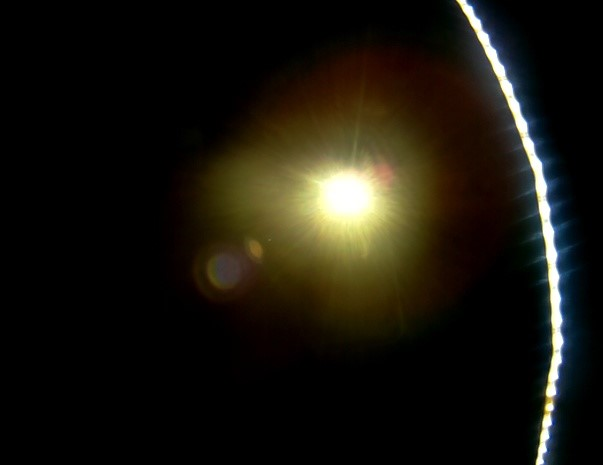
#> input picture ZenSat/Images/capture_1.jpg, 603 x 465 px, found by its file name
$ python main.py
#> lines starting #> are read from the running program, lines starting #| are printed output that depends on the picture; after the words box and inside, x2 and y2 are one past the last pixel; in counts of white or black regions, pixels touching at a corner belong together
# This code was used in the national competitions of cubesats CubeDesign,
# National Institute of Space Research, and is from authorship of Tiago
# Bachiega de Almeida and Zenith Aerospace - EESC.
#
# It receives an image of a representation of the Sun and of the Horizon Line,
# taken in a simulated environment and processes the image trying to detect how
# far the CubeSat is from pointing the Sun and the center of the line segment of
# the Horizon Line captured by the picamera.
#
# It's intended to be used in a Raspberry Pi

import cv2
import numpy as np

# Reads the image
img = cv2.imread('capture_1.jpg')
#> img is the input picture: shape (465, 603, 3); mean B, G, R 13.9, 22.1, 25.1

# Resizes the image in order to boost the processing
img_shape = img.shape
#> img_shape = (465, 603, 3)
img_center_x = img_shape[1]/2
#> img_center_x = 301.5
img_center_y = img_shape[0]/2
#> img_center_y = 232.5

# Opening angle of the picamera
cam_angle = 160

# Output file
output_file = open("adc_cv.dat", "w")

# BGR to grayscale
imgGray = cv2.cvtColor(img, cv2.COLOR_BGR2GRAY)
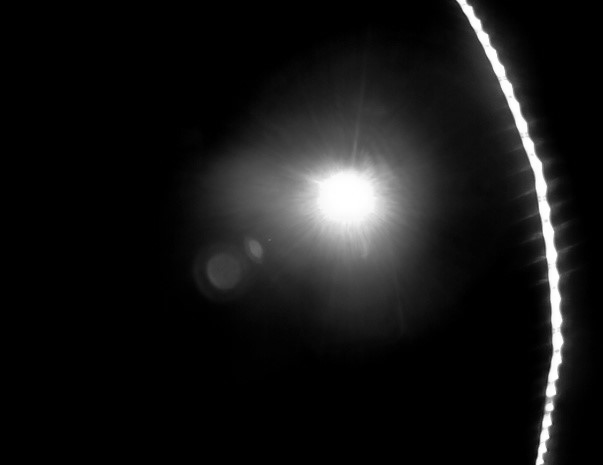
#> imgGray: shape (465, 603); min 0, max 255, mean 22

# Finds the image contours
edges = cv2.Canny(imgGray,50,150,apertureSize = 3)
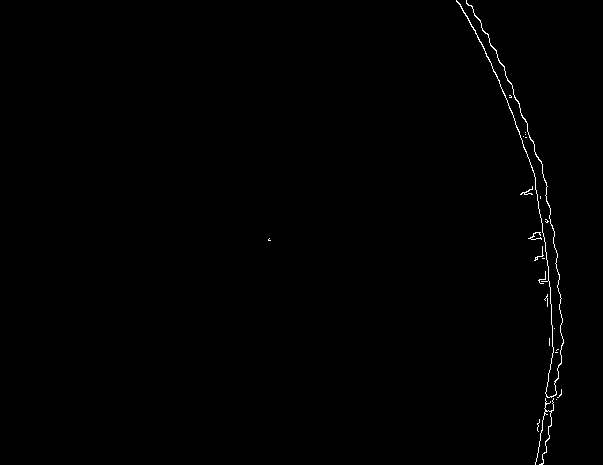
#> edges: shape (465, 603); 0.47% white in thin lines or dots, all inside (x1, y1, x2, y2) = (268, 0, 564, 465)

# Finds the lines in the image
lines = cv2.HoughLines(edges,1,np.pi/180,10)
#> lines = 794 rows, first 8: [-442, 2.79], [-505, 3], [-437, 2.78], [-516, 3.04], [-408, 2.67], [-422, 2.72], [-432, 2.76], [-404, 2.65]

# Lines processing
if lines is not None:
    for rho,theta in lines[0]:

        a = np.cos(theta)
        b = np.sin(theta)
        x0 = a*rho
        y0 = b*rho
        x1 = int(x0 + 1000*(-b))
        y1 = int(y0 + 1000*(a))
        x2 = int(x0 - 1000*(-b))
        y2 = int(y0 - 1000*(a))

        # Limits the line length to
        # find it's center
        if x1 < 0:
            x1 = 0
            y1 = int(rho/b)
        if y1 < 0:
            y1 = 0
            x1 = int(rho/a)
        if x2 > img_shape[1]:
            x2 = img_shape[1]
            y2 = int((rho - x2*a)/b)
        if y2 > img_shape[0]:
            y2 = img_shape[0]
            x2 = int((rho - y2*b)/a)
#> this loop made 1 pass
#> (rho, theta, a, b, x0, y0) on pass 1: (-442, 2.79, -0.94, 0.342, 415.3, -151.2)

    # Line center position
    pos_line = ((x1+x2)/2,(y1+y2)/2)
#> pos_line = (536.5, 182)
else:
    # Output if no line was found
    pos_line = (-1,-1)

# Detects the circles
circles = cv2.HoughCircles(imgGray,cv2.HOUGH_GRADIENT,1,200, param1=10,param2=30,minRadius=2,maxRadius=100)
#> circles = [[338.5, 191.5, 95], [501.5, 319.5, 99.4], [497.5, 57.5, 34.2]]

# Circles processin
if circles is not None:
    circles = np.uint16(np.around(circles))
#> circles = [[338, 192, 95], [502, 320, 99], [498, 58, 34]]
    # Gets the biggest circle
    circles_s = sorted(circles, key=lambda tup: tup[:,2])
#> circles_s = [[[338, 192, 95], [502, 320, 99], [498, 58, 34]]]
    # Gets the biggest circle coordinates and radius
    x_c = circles_s[0][0][0]
#> x_c = 338
    y_c = circles_s[0][0][1]
#> y_c = 192
    r_c = circles_s[0][0][2]
#> r_c = 95

    # Circle center
    pos_circle = (x_c, y_c)
#> pos_circle = (338, 192)

    # Angle difference between the direction that the CubeSat
    # is pointing and the Sun center
    sun_dif_angle = x_c*cam_angle/img_shape[1]
#> sun_dif_angle = 89.68
    sun_dif_angle = sun_dif_angle - cam_angle/2
#> sun_dif_angle = 9.68
else:
    # No circle was found
    pos_circle = (-1,-1)
    sun_dif_angle = -360

# Saves the data into a file
output_file.write(str(pos_line[0]).zfill(8))
output_file.write("\n")
output_file.write(str(pos_line[1]).zfill(8))
output_file.write("\n")
output_file.write(str(pos_circle[0]).zfill(8))
output_file.write("\n")
output_file.write(str(pos_circle[1]).zfill(8))
output_file.write("\n")
output_file.write(str(round(sun_dif_angle,4)).zfill(8))
output_file.write("\n")
output_file.close()

$ run again, with ZenSat/Images/capture_0.jpg copied over ZenSat/Images/capture_1.jpg
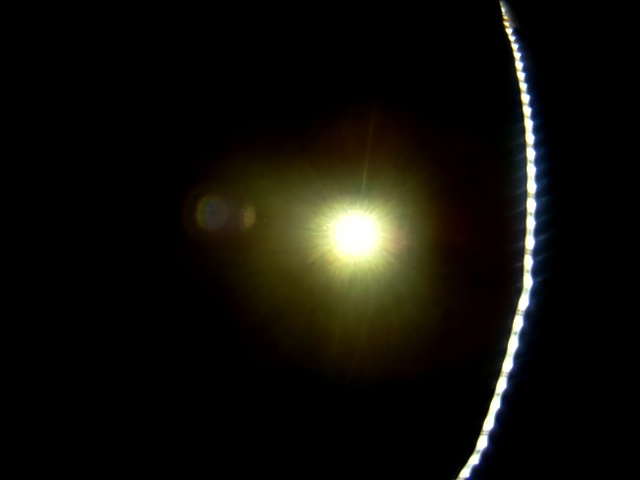
#> input picture ZenSat/Images/capture_0.jpg, 640 x 480 px, found by its file name
#> img is the input picture: shape (480, 640, 3); mean B, G, R 9.2, 14.4, 15.6
#> `imgGray = cv2.cvtColor(img, cv2.COLOR_BGR2GRAY)`:
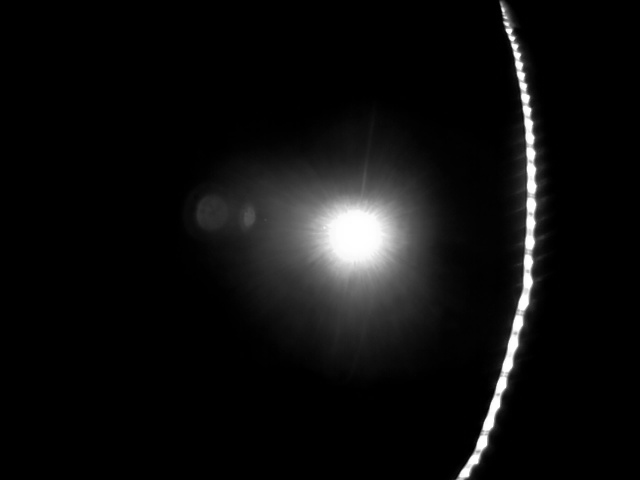
#> imgGray: shape (480, 640); min 0, max 255, mean 14.2
#> `edges = cv2.Canny(imgGray,50,150,apertureSize = 3)`:
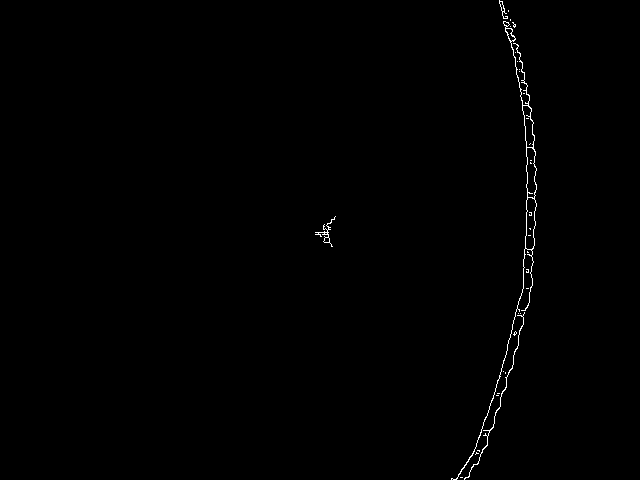
#> edges: shape (480, 640); 0.45% white in thin lines or dots, all inside (x1, y1, x2, y2) = (315, 0, 537, 480)
#> lines = 891 rows, first 8: [579, 0.262], [576, 0.244], [526, 0], [587, 0.297], [-511, 3.05], [595, 0.332], [533, 0.0349], [537, 0.0524]
#> the loop `for rho,theta in lines[0]: ` made 1 pass
#> (rho, theta, a, b, x0, y0) on pass 1: (579, 0.262, 0.966, 0.259, 559.3, 149.9)
#> pos_line = (470, 482)
#> `circles = cv2.HoughCircles(imgGray,cv2.HOUGH_GRADIENT,1,200, param1=10..`: circles = [[326.5, 253.5, 99.4], [531.5, 204.5, 19.4]]
#> `circles = np.uint16(np.around(circles))`: circles = [[326, 254, 99], [532, 204, 19]]
#> circles_s = [[[326, 254, 99], [532, 204, 19]]]
#> x_c = 326
#> y_c = 254
#> r_c = 99
#> pos_circle = (326, 254)
#> `sun_dif_angle = x_c*cam_angle/img_shape[1]`: sun_dif_angle = 81.5
#> `sun_dif_angle = sun_dif_angle - cam_angle/2`: sun_dif_angle = 1.5

$ run again, with ZenSat/Images/capture_10.jpg copied over ZenSat/Images/capture_1.jpg
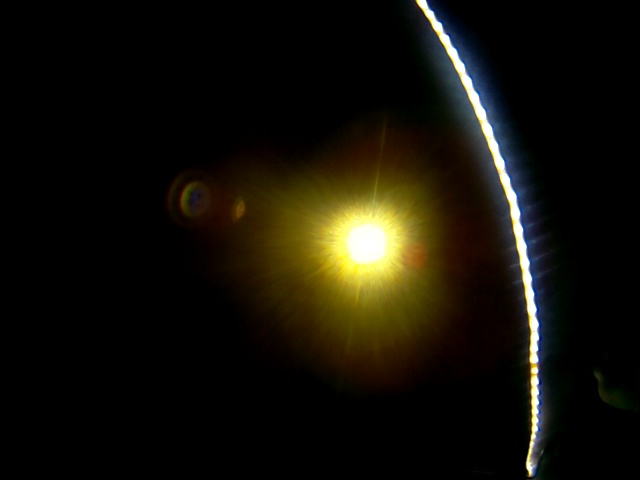
#> input picture ZenSat/Images/capture_10.jpg, 640 x 480 px, found by its file name
#> img is the input picture: shape (480, 640, 3); mean B, G, R 8.6, 16.8, 19.6
#> `imgGray = cv2.cvtColor(img, cv2.COLOR_BGR2GRAY)`:
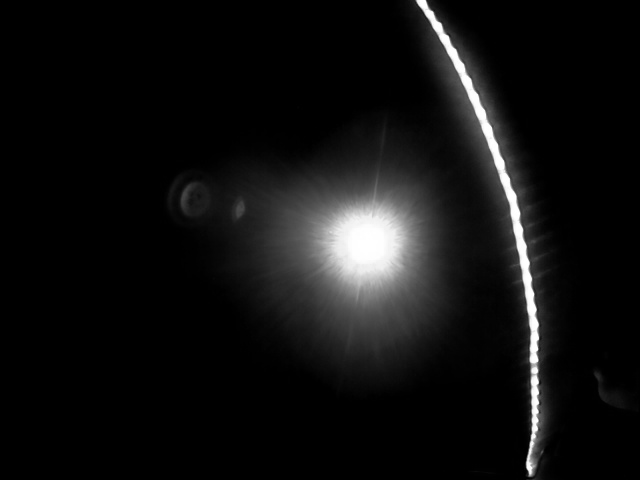
#> imgGray: shape (480, 640); min 0, max 255, mean 16.7
#> `edges = cv2.Canny(imgGray,50,150,apertureSize = 3)`:
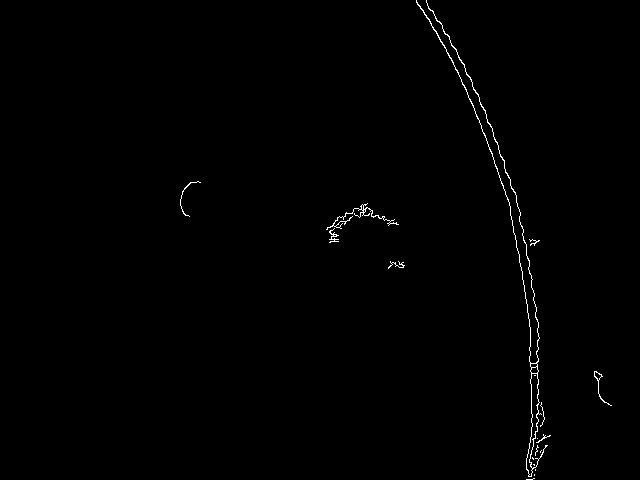
#> edges: shape (480, 640); 0.56% white in thin lines or dots, all inside (x1, y1, x2, y2) = (180, 0, 612, 480)
#> lines = 1617 rows, first 8: [-472, 2.98], [-524, 3.12], [-403, 2.78], [-409, 2.79], [-466, 2.97], [531, 0], [-517, 3.11], [-479, 3]
#> the loop `for rho,theta in lines[0]: ` made 1 pass
#> (rho, theta, a, b, x0, y0) on pass 1: (-472, 2.98, -0.988, 0.156, 466.2, -73.84)
#> pos_line = (515, 240)
#> `circles = cv2.HoughCircles(imgGray,cv2.HOUGH_GRADIENT,1,200, param1=10..`: circles = [[350.5, 253.5, 99.4], [490.5, 396.5, 79.6], [533.5, 91.5, 97.2]]
#> `circles = np.uint16(np.around(circles))`: circles = [[350, 254, 99], [490, 396, 80], [534, 92, 97]]
#> circles_s = [[[350, 254, 99], [490, 396, 80], [534, 92, 97]]]
#> x_c = 350
#> y_c = 254
#> r_c = 99
#> pos_circle = (350, 254)
#> `sun_dif_angle = x_c*cam_angle/img_shape[1]`: sun_dif_angle = 87.5
#> `sun_dif_angle = sun_dif_angle - cam_angle/2`: sun_dif_angle = 7.5

$ run again, with ZenSat/Images/capture_2.jpg copied over ZenSat/Images/capture_1.jpg
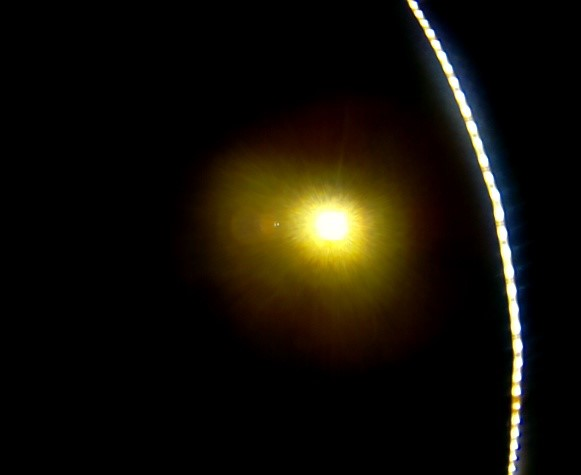
#> input picture ZenSat/Images/capture_2.jpg, 581 x 475 px, found by its file name
#> img is the input picture: shape (475, 581, 3); mean B, G, R 7.3, 15.6, 19.2
#> `imgGray = cv2.cvtColor(img, cv2.COLOR_BGR2GRAY)`:
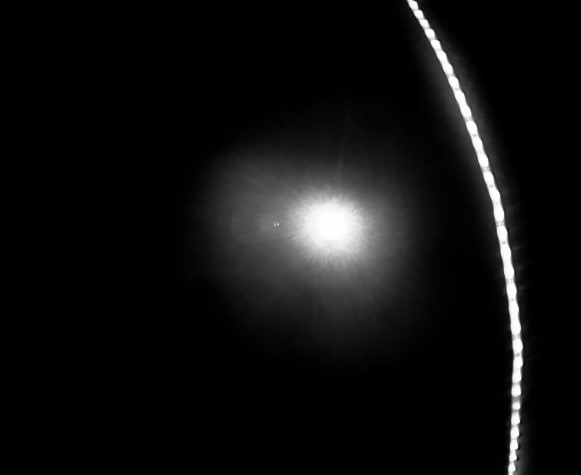
#> imgGray: shape (475, 581); min 0, max 255, mean 15.7
#> `edges = cv2.Canny(imgGray,50,150,apertureSize = 3)`:
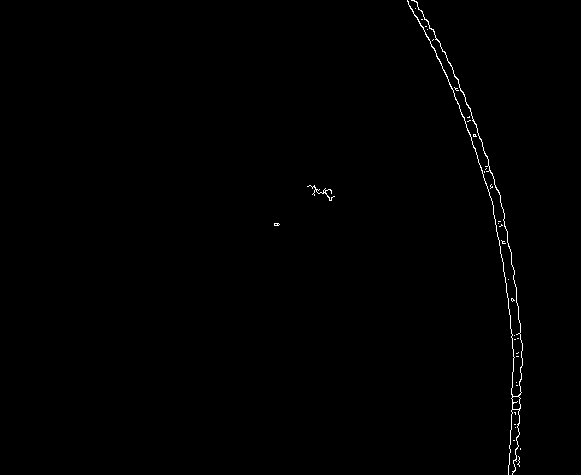
#> edges: shape (475, 581); 0.47% white in thin lines or dots, all inside (x1, y1, x2, y2) = (274, 0, 523, 475)
#> lines = 664 rows, first 8: [-405, 2.83], [-390, 2.78], [-400, 2.81], [-394, 2.79], [-461, 3], [525, 0.0349], [-449, 2.97], [-467, 3.02]
#> the loop `for rho,theta in lines[0]: ` made 1 pass
#> (rho, theta, a, b, x0, y0) on pass 1: (-405, 2.83, -0.951, 0.309, 385.2, -125.2)
#> pos_line = (502.5, 237.5)
#> `circles = cv2.HoughCircles(imgGray,cv2.HOUGH_GRADIENT,1,200, param1=10..`: circles = [[333.5, 205.5, 85.1], [495.5, 86.5, 51.9]]
#> `circles = np.uint16(np.around(circles))`: circles = [[334, 206, 85], [496, 86, 52]]
#> circles_s = [[[334, 206, 85], [496, 86, 52]]]
#> x_c = 334
#> y_c = 206
#> r_c = 85
#> pos_circle = (334, 206)
#> `sun_dif_angle = x_c*cam_angle/img_shape[1]`: sun_dif_angle = 91.98
#> `sun_dif_angle = sun_dif_angle - cam_angle/2`: sun_dif_angle = 11.98
